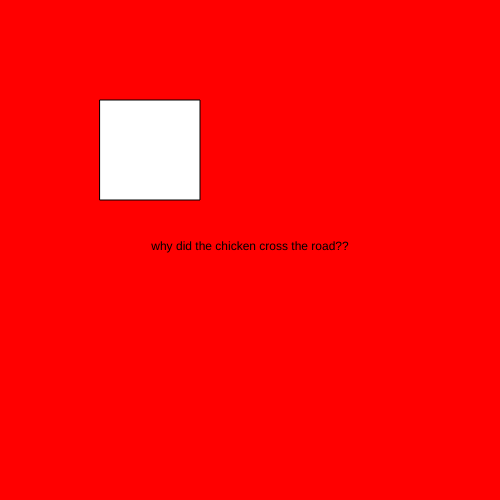
Frame 1 (no input)
Frame 60 (no input): identical to frame 1, image omitted
Frame 120 (the mouse pressed at the canvas centre since frame 60): identical to frame 1, image omitted

The p5.js sketch that drew this single still picture (run headless with seeded random() and noise() and a simulated clock; from frame 60 on, the mouse is pressed at the canvas centre):

// p5.js sketch
// ── sketch.js
let state = 0;

function setup() {
  createCanvas(500, 500);
  textAlign(CENTER);
}

function draw() {
  switch(state) {
    case 0: 
      background("red");
      text("why did the chicken cross the road??", width/2, height/2);
      break;

    case 1:
      background("blue");
      text("because he wanted to.", width/2, height/2);
      break;
  }

  rect (100, 100, 100, 100);
}

function mouseReleased() {

  if (mouseX > 100 && mouseX < 200 && mouseY > 100 && mouseY < 200){
  state++;
  if (state > 1) state = 0;
}}
